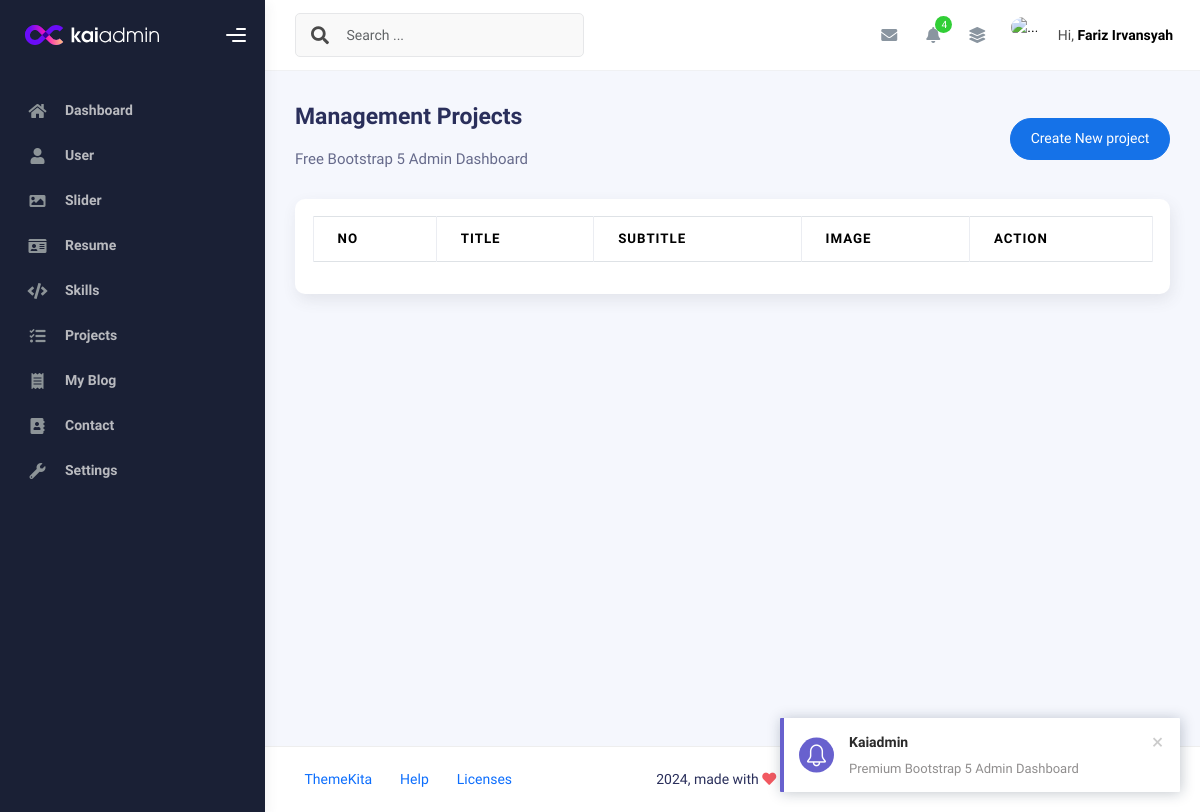
The page /admin/app.php?page=projects (signed in) on the database as committed earlier.
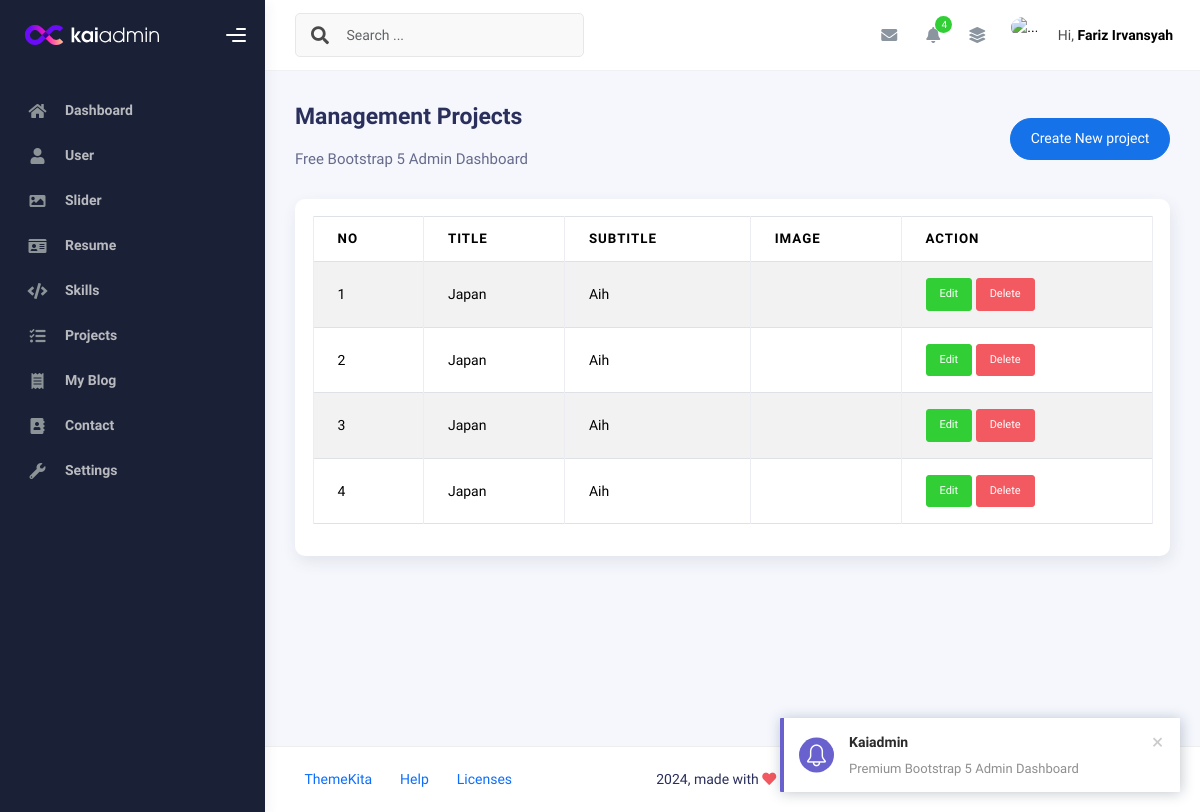
The same page on the database as committed later.
### tables this page shows
CREATE TABLE `projects` (
  `id` int(11) NOT NULL,
  `title` varchar(50) NOT NULL,
  `subtitle` varchar(50) NOT NULL,
  `link` varchar(50) DEFAULT NULL,
  `image` varchar(100) NOT NULL,
  `created_at` timestamp NOT NULL DEFAULT current_timestamp(),
  `updated_at` timestamp NULL DEFAULT NULL ON UPDATE current_timestamp()
);

### admin/projects.php (the view, shortened to what this page needs)
<?php
$query = mysqli_query($conn, "SELECT * FROM projects ORDER BY id DESC");
$rows = mysqli_fetch_all($query, MYSQLI_ASSOC);
?>
          <div class="d-flex align-items-left align-items-md-center flex-column flex-md-row pt-2 pb-4">
            <div>
              <h3 class="fw-bold mb-3">Management Projects</h3>
              <h6 class="op-7 mb-2">Free Bootstrap 5 Admin Dashboard</h6>
            </div>
            <div class="ms-md-auto py-2 py-md-0">
              <a href="app.php?page=create-project" class="btn btn-primary btn-round">Create New project</a>
            </div>
          </div>
          <div class="row">
            <div class="col-sm-6 col-md-12">
              <div class="card">
                <div class="card-body">
                  <table class="table table-bordered table-striped">
                    <thead>
                      <tr>
                        <th>No</th>
                        <th>Title</th>
                        <th>Subtitle</th>
                        <th>Image</th>
                        <th>Action</th>
                      </tr>
                    </thead>
                    <tbody>
                      <?php foreach ($rows as $index => $row): ?>
                        <tr>
                          <td><?php echo $index += 1 ?></td>
                          <td><?php echo $row['title'] ?></td>
                          <td><?php echo $row['subtitle'] ?></td>
                          <td><img src="assets/img/<?= $row['image'] ?>" alt="" width="170"></td>
                          <td>
                            <a class="btn btn-success btn-sm"
                              href="app.php?page=create-project&edit=<?php echo $row['id'] ?>">Edit</a>
                            <a onclick="return confirm('Are you sure wanna delete this data?')"
                              class="btn btn-danger btn-sm" href="app.php?page=projects&delete=<?php echo $row['id'] ?>">Delete</a>
                          </td>
                        </tr>
                      <?php endforeach ?>
                    </tbody>
                  </table>
                </div>
              </div>
            </div>
          </div>

### admin/app.php (shortened to what this page needs)
<!DOCTYPE html>
<html lang="en">
<head>
  <?php
  include "inc/css.php";
  ?>
</head>
<body>
  <div class="wrapper">
    <?php
    include "inc/sidebar.php";
    ?>
    <div class="main-panel">
      <div class="main-header">
        <?php
        include "inc/navbar.php";
        ?>
      </div>
      <div class="container">
        <div class="page-inner">
          <?php
          if (isset($_GET['page'])) {
            if (file_exists($_GET['page'] . ".php")) {
              include $_GET['page'] . ".php";
            } else {
              include 'notfound.php';
            }
          }
          ?>
        </div>
      </div>
      <footer class="footer">
        <div class="container-fluid d-flex justify-content-between">
          <nav class="pull-left">
            <ul class="nav">
              <li class="nav-item">
                <a class="nav-link" href="http://www.themekita.com">
                  ThemeKita
                </a>
              </li>
              <li class="nav-item">
                <a class="nav-link" href="#"> Help </a>
              </li>
              <li class="nav-item">
                <a class="nav-link" href="#"> Licenses </a>
              </li>
            </ul>
          </nav>
          <div class="copyright">
            2024, made with <i class="fa fa-heart heart text-danger"></i> by
            <a href="http://www.themekita.com">ThemeKita</a>
          </div>
          <div>
            <a target="_blank" href="https://themewagon.com/">ThemeWagon</a>.
          </div>
        </div>
      </footer>
    </div>
  </div>
</body>
</html>

### admin/inc/css.php (shortened to what this page needs)
<link rel="stylesheet" href="assets/kaiadmin-lite-1.2.0/assets/css/bootstrap.min.css" />
<link rel="stylesheet" href="assets/kaiadmin-lite-1.2.0/assets/css/plugins.min.css" />
<link rel="stylesheet" href="assets/kaiadmin-lite-1.2.0/assets/css/kaiadmin.min.css" />
<link rel="stylesheet" href="assets/kaiadmin-lite-1.2.0/assets/css/demo.css" />

### admin/inc/sidebar.php (shortened to what this page needs)
<div class="sidebar" data-background-color="dark">
    <div class="sidebar-logo">
        <div class="logo-header" data-background-color="dark">
            <a href="index.php" class="logo">
                <img src="assets/kaiadmin-lite-1.2.0/assets/img/kaiadmin/logo_light.svg" alt="navbar brand"
                    class="navbar-brand" height="20" />
            </a>
            <div class="nav-toggle">
                <button class="btn btn-toggle toggle-sidebar">
                    <i class="gg-menu-right"></i>
                </button>
            </div>
        </div>
    </div>
    <div class="sidebar-wrapper scrollbar scrollbar-inner">
        <div class="sidebar-content">
            <ul class="nav nav-secondary">
                <li class="nav-item">
                    <a href="app.php?page=dashboard" aria-expanded="false">
                        <i class="fas fa-home"></i>
                        <p>Dashboard</p>
                    </a>
                </li>
                <li class="nav-item">
                    <a href="app.php?page=user" aria-expanded="false">
                        <i class="fas fa-user"></i>
                        <p>User</p>
                    </a>
                </li>
                <li class="nav-item">
                    <a href="app.php?page=slider" aria-expanded="false">
                        <i class="fas fa-image"></i>
                        <p>Slider</p>
                    </a>
                </li>
                <li class="nav-item">
                    <a href="app.php?page=resume" aria-expanded="false">
                        <i class="fas fa-id-card"></i>
                        <p>Resume</p>
                    </a>
                </li>
                <li class="nav-item">
                    <a href="app.php?page=skills" aria-expanded="false">
                        <i class="fas fa-code"></i>
                        <p>Skills</p>
                    </a>
                </li>
                <li class="nav-item">
                    <a href="app.php?page=projects" aria-expanded="false">
                        <i class="fas fa-tasks"></i>
                        <p>Projects</p>
                    </a>
                </li>
                <li class="nav-item">
                    <a href="app.php?page=myblogs" aria-expanded="false">
                        <i class="fas fa-receipt"></i>
                        <p>My Blog</p>
                    </a>
                </li>
                <li class="nav-item">
                    <a href="app.php?page=contact" aria-expanded="false">
                        <i class="fas fa-address-book"></i>
                        <p>Contact</p>
                    </a>
                </li>
                <li class="nav-item">
                    <a href="app.php?page=setting" aria-expanded="false">
                        <i class="fas fa-wrench"></i>
                        <p>Settings</p>
                    </a>
                </li>
            </ul>
        </div>
    </div>
</div>

### admin/inc/navbar.php (shortened to what this page needs)
<nav
    class="navbar navbar-header navbar-header-transparent navbar-expand-lg border-bottom">
    <div class="container-fluid">
        <nav
            class="navbar navbar-header-left navbar-expand-lg navbar-form nav-search p-0 d-none d-lg-flex">
            <div class="input-group">
                <div class="input-group-prepend">
                    <button type="submit" class="btn btn-search pe-1">
                        <i class="fa fa-search search-icon"></i>
                    </button>
                </div>
                <input
                    type="text"
                    placeholder="Search ..."
                    class="form-control" />
            </div>
        </nav>
        <ul class="navbar-nav topbar-nav ms-md-auto align-items-center">
            <li class="nav-item topbar-icon dropdown hidden-caret">
                <a
                    class="nav-link dropdown-toggle"
                    href="#"
                    id="messageDropdown"
                    role="button"
                    data-bs-toggle="dropdown"
                    aria-haspopup="true"
                    aria-expanded="false">
                    <i class="fa fa-envelope"></i>
                </a>
            </li>
            <li class="nav-item topbar-icon dropdown hidden-caret">
                <a
                    class="nav-link dropdown-toggle"
                    href="#"
                    id="notifDropdown"
                    role="button"
                    data-bs-toggle="dropdown"
                    aria-haspopup="true"
                    aria-expanded="false">
                    <i class="fa fa-bell"></i>
                    <span class="notification">4</span>
                </a>
            </li>
            <li class="nav-item topbar-icon dropdown hidden-caret">
                <a
                    class="nav-link"
                    data-bs-toggle="dropdown"
                    href="#"
                    aria-expanded="false">
                    <i class="fas fa-layer-group"></i>
                </a>
            </li>
            <li class="nav-item topbar-user dropdown hidden-caret">
                <a
                    class="dropdown-toggle profile-pic"
                    data-bs-toggle="dropdown"
                    href="#"
                    aria-expanded="false">
                    <div class="avatar-sm">
                        <img
                            src="assets/img/profile_fariz.jpg"
                            alt="..."
                            class="avatar-img rounded-circle" />
                    </div>
                    <span class="profile-username">
                        <span class="op-7">Hi,</span>
                        <span class="fw-bold"><?= $_SESSION['NAME'] ?></span>
                    </span>
                </a>
            </li>
        </ul>
    </div>
</nav>

Rows that differ between the two databases and show on the page:
added projects: index "1", title "Japan", subtitle "Aih"
added projects: index "2", title "Japan", subtitle "Aih"
added projects: index "3", title "Japan", subtitle "Aih"
added projects: index "4", title "Japan", subtitle "Aih"
